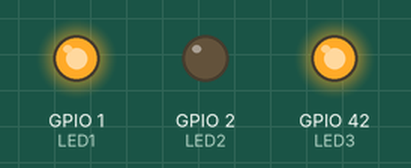
Simulated run of this sketch. Board: ESP32. On the bench: output pins drawn as LEDs (lit = HIGH).

Above: at 0.2 s.
At 1.7 s:
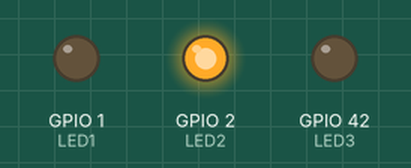
Timing chart, 0 to 3.0 s (numbered marks = the images above):
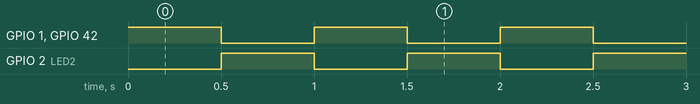

Measured:
- by itself, GPIO 1 (LED1), GPIO 2 (LED2), GPIO 42 (LED3): alternates HIGH for 0.50 s and LOW for 0.50 s

The sketch:

sketch.ino
```cpp
#define LED1 1
#define LED2 2
#define LED3 42

void TaskLED(void *pvParameters) {
  pinMode(LED1, OUTPUT);
  pinMode(LED2, OUTPUT);
  pinMode(LED3, OUTPUT);

  while (1) {
    digitalWrite(LED1, HIGH);
    digitalWrite(LED2, LOW);
    digitalWrite(LED3, HIGH);
    vTaskDelay(500 / portTICK_PERIOD_MS);

    digitalWrite(LED1, LOW);
    digitalWrite(LED2, HIGH);
    digitalWrite(LED3, LOW);
    vTaskDelay(500 / portTICK_PERIOD_MS);
  }
}

void setup() {
  // core 0
  xTaskCreatePinnedToCore(TaskLED, "LED3", 2048, NULL, 1, NULL, 0);

  // core 1
  //xTaskCreatePinnedToCore(TaskLED, "LED3", 2048, NULL, 1, NULL, 1);
}

void loop() {}
```
